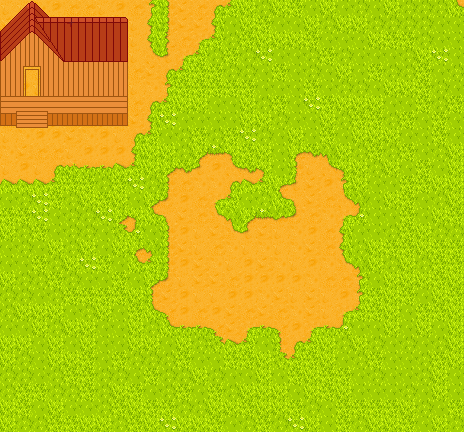

This game map was drawn from its Tiled (.tmx) file and the tilesets committed beside it. A one-line description and the trimmed map source follow:
An orthogonal 29x27 tile map with 16x16 px tiles, 8 tile layers (Water, Sand-Water, Sand, Ground-Sand, ...), 4 tilesets and 1 object.

<map version="1.0" orientation="orthogonal" renderorder="right-down" width="29" height="27" tilewidth="16" tileheight="16" nextobjectid="91">
 <tileset firstgid="1" name="ground_wood" tilewidth="16" tileheight="16" tilecount="8" columns="8">
  <image source="../homegrown/environment/ground_wood.png" width="128" height="16" />
 </tileset>
 <tileset firstgid="9" name="interior" tilewidth="16" tileheight="16" tilecount="24" columns="4">
  <image source="../homegrown/environment/interior.png" width="64" height="96" />
 </tileset>
 <tileset firstgid="33" name="summer" tilewidth="16" tileheight="16" tilecount="96" columns="8">
  <image source="../homegrown/environment/summer.png" width="128" height="192" />
  <terraintypes>
   <terrain name="Grass" tile="0" />
   <terrain name="Dirt" tile="8" />
   <terrain name="Soil" tile="48" />
  </terraintypes>
  <tile id="0" terrain="0,0,0,0" />
  <tile id="1" terrain="0,0,0,0" />
  <tile id="2" terrain="0,0,0,0" />
  <tile id="3" terrain="0,0,0,0" />
  <tile id="4" terrain="0,0,0,0" probability="0.1">
   <animation>
    <frame tileid="4" duration="1000" />
    <frame tileid="20" duration="1000" />
    <frame tileid="4" duration="1000" />
    <frame tileid="21" duration="1000" />
   </animation>
  </tile>
  <tile id="5" terrain="0,0,1,1" />
  <tile id="6" terrain="0,0,1,1" />
  <tile id="7" terrain="0,0,1,1" />
  <tile id="8" terrain="1,1,1,1">
   <properties>
    <property name="type" value="dirt" />
   </properties>
  </tile>
  <tile id="9" terrain="1,1,1,1">
   <properties>
    <property name="type" value="dirt" />
   </properties>
  </tile>
  <tile id="10" terrain="1,1,1,1">
   <properties>
    <property name="type" value="dirt" />
   </properties>
  </tile>
  <tile id="11" terrain="1,1,1,1">
   <properties>
    <property name="type" value="dirt" />
   </properties>
  </tile>
  <tile id="12" terrain="1,1,1,1">
   <properties>
    <property name="type" value="dirt" />
   </properties>
  </tile>
  <tile id="13" terrain="1,1,0,0" />
  <tile id="14" terrain="1,1,0,0" />
  <tile id="15" terrain="1,1,0,0" />
  <tile id="16" terrain="0,0,0,1" />
  <tile id="17" terrain="0,0,1,0" />
  <tile id="18" terrain="0,0,0,1" />
  <tile id="19" terrain="0,0,1,0" />
  <tile id="22" terrain="1,0,1,0" />
  <tile id="23" terrain="0,1,0,1" />
  <tile id="24" terrain="0,1,0,0" />
  <tile id="25" terrain="1,0,0,0" />
  <tile id="26" terrain="0,1,0,0" />
  <tile id="27" terrain="1,0,0,0" />
  <tile id="30" terrain="1,0,1,0" />
  <tile id="31" terrain="0,1,0,1" />
  <tile id="32" terrain="1,1,1,0" />
  <tile id="33" terrain="1,1,0,1" />
  <tile id="34" terrain="1,1,1,0" />
  <tile id="35" terrain="1,1,0,1" />
  <tile id="37" terrain="1,1,2,2" />
  <tile id="38" terrain="1,1,2,2" />
  <tile id="39" terrain="1,1,2,2" />
  <tile id="40" terrain="1,0,1,1" />
  <tile id="41" terrain="0,1,1,1" />
  <tile id="42" terrain="1,0,1,1" />
  <tile id="43" terrain="0,1,1,1" />
  <tile id="45" terrain="2,2,1,1" />
  <tile id="46" terrain="2,2,1,1" />
  <tile id="47" terrain="2,2,1,1" />
  <tile id="48" terrain="2,2,2,2" />
  <tile id="49" terrain="2,2,2,2" />
  <tile id="50" terrain="2,2,2,2" />
  <tile id="51" terrain="2,2,2,2" />
  <tile id="52" terrain="2,2,2,2" />
  <tile id="56" terrain="1,1,1,2" />
  <tile id="57" terrain="1,1,2,1" />
  <tile id="58" terrain="1,1,1,2" />
  <tile id="59" terrain="1,1,2,1" />
  <tile id="64" terrain="1,2,1,1" />
  <tile id="65" terrain="2,1,1,1" />
  <tile id="66" terrain="1,2,1,1" />
  <tile id="67" terrain="2,1,1,1" />
 </tileset>
 <tileset firstgid="129" name="farmhouse" tilewidth="16" tileheight="16" tilecount="108" columns="12">
  <image source="../homegrown/environment/farmhouse.png" width="192" height="144" />
 </tileset>
 <layer name="Water" width="29" height="27">
  <data>[783 cells, 0 non-empty, 0 distinct tile ids]</data>
 </layer>
 <layer name="Sand-Water" width="29" height="27">
  <data>[783 cells, 0 non-empty, 0 distinct tile ids]</data>
 </layer>
 <layer name="Sand" width="29" height="27">
  <data>[783 cells, 0 non-empty, 0 distinct tile ids]</data>
 </layer>
 <layer name="Ground-Sand" width="29" height="27">
  <data>[783 cells, 0 non-empty, 0 distinct tile ids]</data>
 </layer>
 <layer name="Ground" width="29" height="27">
  <data>[783 cells, 783 non-empty, 36 distinct tile ids]</data>
 </layer>
 <layer name="Wall" width="29" height="27">
  <data>[783 cells, 34 non-empty, 34 distinct tile ids]</data>
 </layer>
 <layer name="Over" width="29" height="27">
  <data>[783 cells, 30 non-empty, 30 distinct tile ids]</data>
 </layer>
 <layer name="Over2" width="29" height="27">
  <data>[783 cells, 0 non-empty, 0 distinct tile ids]</data>
 </layer>
 <objectgroup name="Obstacles">
  <object id="90" x="0" y="112">
   <polyline points="0,0 0,16 16,16 16,0 0,0 0,-16 22.8068,-15.8182 22.8977,-45.7841 40.9091,-46.0568 40.8523,-15.6364 128,-16 128,16 48,16 48,0 128,0 128,-80 0,-80 0,-16" />
  </object>
 </objectgroup>
</map>